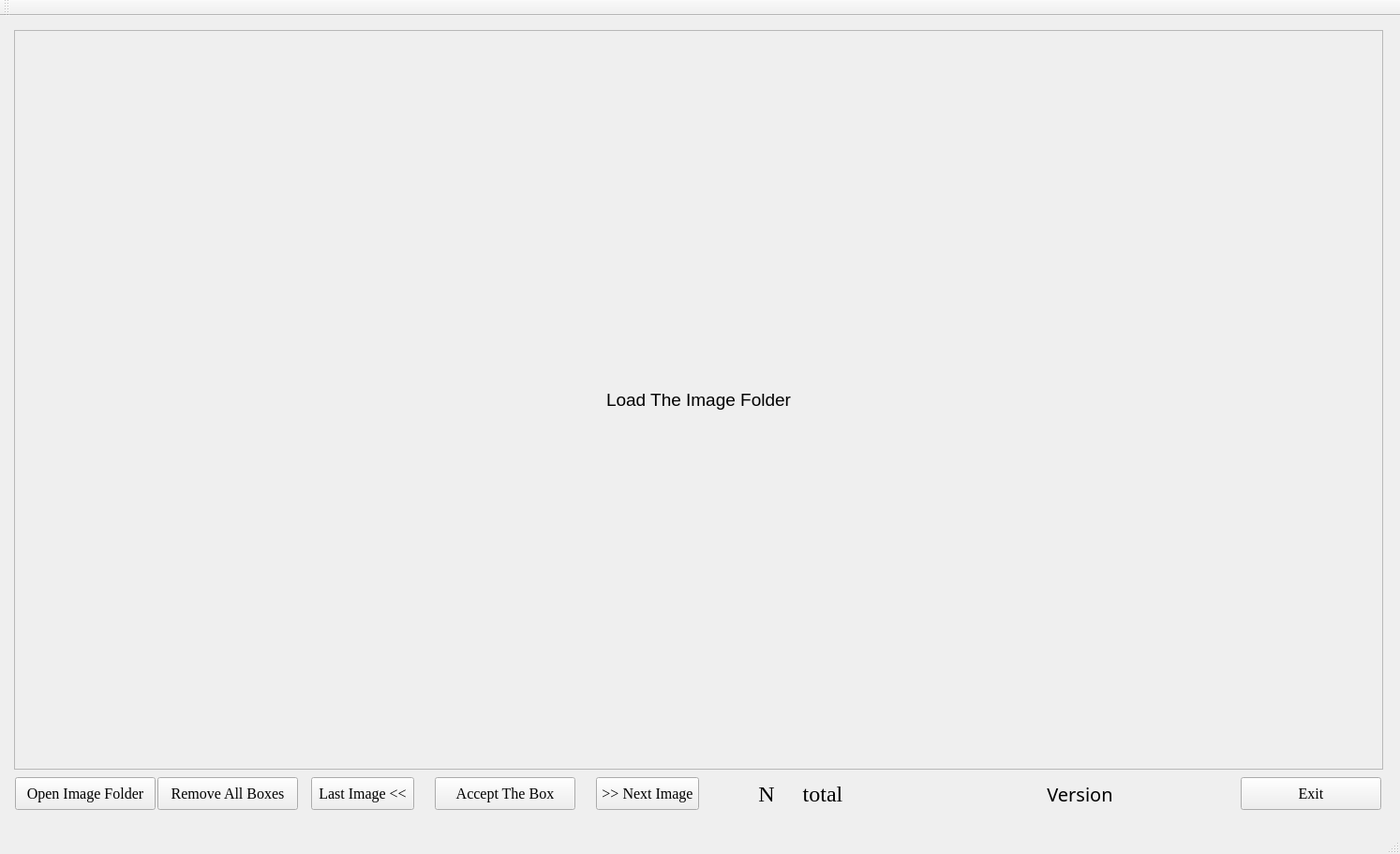
<?xml version="1.0" encoding="UTF-8"?>
<ui version="4.0">
 <class>MainWindow</class>
 <widget class="QMainWindow" name="MainWindow">
  <property name="geometry">
   <rect>
    <x>0</x>
    <y>0</y>
    <width>1494</width>
    <height>911</height>
   </rect>
  </property>
  <property name="windowTitle">
   <string>MainWindow</string>
  </property>
  <widget class="QWidget" name="centralWidget">
   <widget class="QLabel" name="L1">
    <property name="geometry">
     <rect>
      <x>15</x>
      <y>15</y>
      <width>1461</width>
      <height>789</height>
     </rect>
    </property>
    <property name="font">
     <font>
      <pointsize>14</pointsize>
     </font>
    </property>
    <property name="layoutDirection">
     <enum>Qt::LeftToRight</enum>
    </property>
    <property name="frameShape">
     <enum>QFrame::StyledPanel</enum>
    </property>
    <property name="text">
     <string>Load The Image Folder</string>
    </property>
    <property name="alignment">
     <set>Qt::AlignCenter</set>
    </property>
   </widget>
   <widget class="QPushButton" name="B1">
    <property name="geometry">
     <rect>
      <x>16</x>
      <y>812</y>
      <width>150</width>
      <height>35</height>
     </rect>
    </property>
    <property name="font">
     <font>
      <family>Times New Roman</family>
      <pointsize>12</pointsize>
     </font>
    </property>
    <property name="text">
     <string>Open Image Folder</string>
    </property>
   </widget>
   <widget class="QPushButton" name="B2">
    <property name="geometry">
     <rect>
      <x>168</x>
      <y>812</y>
      <width>150</width>
      <height>35</height>
     </rect>
    </property>
    <property name="font">
     <font>
      <family>Times New Roman</family>
      <pointsize>12</pointsize>
     </font>
    </property>
    <property name="text">
     <string>Remove All Boxes</string>
    </property>
   </widget>
   <widget class="QPushButton" name="B3">
    <property name="geometry">
     <rect>
      <x>332</x>
      <y>812</y>
      <width>110</width>
      <height>35</height>
     </rect>
    </property>
    <property name="font">
     <font>
      <family>Times New Roman</family>
      <pointsize>12</pointsize>
     </font>
    </property>
    <property name="text">
     <string>Last Image &lt;&lt;</string>
    </property>
   </widget>
   <widget class="QPushButton" name="B5">
    <property name="geometry">
     <rect>
      <x>636</x>
      <y>812</y>
      <width>110</width>
      <height>35</height>
     </rect>
    </property>
    <property name="font">
     <font>
      <family>Times New Roman</family>
      <pointsize>12</pointsize>
     </font>
    </property>
    <property name="text">
     <string>&gt;&gt; Next Image</string>
    </property>
   </widget>
   <widget class="QPushButton" name="B4">
    <property name="geometry">
     <rect>
      <x>464</x>
      <y>812</y>
      <width>150</width>
      <height>35</height>
     </rect>
    </property>
    <property name="font">
     <font>
      <family>Times New Roman</family>
      <pointsize>12</pointsize>
     </font>
    </property>
    <property name="autoFillBackground">
     <bool>false</bool>
    </property>
    <property name="locale">
     <locale language="English" country="Kenya"/>
    </property>
    <property name="text">
     <string>Accept The Box</string>
    </property>
   </widget>
   <widget class="QPushButton" name="B6">
    <property name="geometry">
     <rect>
      <x>1324</x>
      <y>812</y>
      <width>150</width>
      <height>35</height>
     </rect>
    </property>
    <property name="font">
     <font>
      <family>Times New Roman</family>
      <pointsize>12</pointsize>
     </font>
    </property>
    <property name="text">
     <string>Exit</string>
    </property>
   </widget>
   <widget class="QLabel" name="L2">
    <property name="geometry">
     <rect>
      <x>768</x>
      <y>812</y>
      <width>100</width>
      <height>35</height>
     </rect>
    </property>
    <property name="font">
     <font>
      <family>Times New Roman</family>
      <pointsize>18</pointsize>
      <weight>50</weight>
      <bold>false</bold>
     </font>
    </property>
    <property name="text">
     <string>N</string>
    </property>
    <property name="alignment">
     <set>Qt::AlignCenter</set>
    </property>
   </widget>
   <widget class="QLabel" name="L3">
    <property name="geometry">
     <rect>
      <x>828</x>
      <y>812</y>
      <width>100</width>
      <height>35</height>
     </rect>
    </property>
    <property name="font">
     <font>
      <family>Times New Roman</family>
      <pointsize>18</pointsize>
     </font>
    </property>
    <property name="text">
     <string>total</string>
    </property>
    <property name="alignment">
     <set>Qt::AlignCenter</set>
    </property>
   </widget>
   <widget class="QLabel" name="L4">
    <property name="geometry">
     <rect>
      <x>992</x>
      <y>812</y>
      <width>321</width>
      <height>35</height>
     </rect>
    </property>
    <property name="font">
     <font>
      <family>Yu Gothic Medium</family>
      <pointsize>15</pointsize>
     </font>
    </property>
    <property name="text">
     <string>Version</string>
    </property>
    <property name="alignment">
     <set>Qt::AlignCenter</set>
    </property>
   </widget>
  </widget>
  <widget class="QMenuBar" name="menuBar">
   <property name="geometry">
    <rect>
     <x>0</x>
     <y>0</y>
     <width>1494</width>
     <height>21</height>
    </rect>
   </property>
  </widget>
  <widget class="QToolBar" name="mainToolBar">
   <attribute name="toolBarArea">
    <enum>TopToolBarArea</enum>
   </attribute>
   <attribute name="toolBarBreak">
    <bool>false</bool>
   </attribute>
  </widget>
  <widget class="QStatusBar" name="statusBar"/>
 </widget>
 <layoutdefault spacing="6" margin="11"/>
 <resources/>
 <connections/>
</ui>
